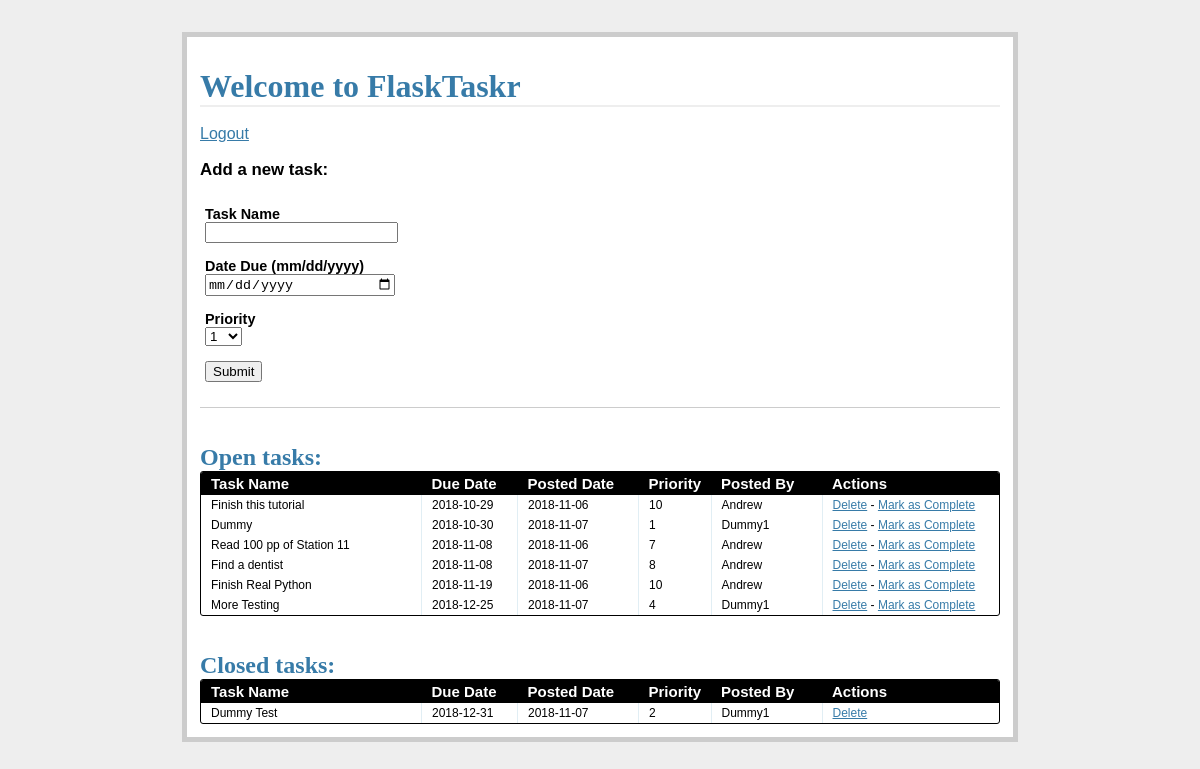
Screenshot of /tasks/ (signed in) with the database file from the repository.
### models.py (models this page shows, shortened)
class Task(db.Model):
    __tablename__ = "tasks"
    task_id = db.Column(db.Integer, primary_key=True)
    name = db.Column(db.String, nullable=False)
    due_date = db.Column(db.Date, nullable=False)
    priority = db.Column(db.Integer, nullable=False)
    posted_date = db.Column(db.Date, default=datetime.datetime.utcnow())
    user_id = db.Column(db.Integer, db.ForeignKey('users.id'))
    status = db.Column(db.Integer)

class User(db.Model):
    __tablename__ = 'users'
    id = db.Column(db.Integer, primary_key=True)
    name = db.Column(db.String, unique=True, nullable=False)
    email = db.Column(db.String, unique=True, nullable=False)
    password = db.Column(db.String, nullable=False)
    tasks = db.relationship('Task', backref='poster')

### views.py (the view)
@app.route('/tasks/')
@login_required
def tasks():
    open_tasks = db.session.query(Task) \
        .filter_by(status='1').order_by(Task.due_date.asc())
    closed_tasks = db.session.query(Task) \
        .filter_by(status='0').order_by(Task.due_date.asc())
    return render_template(
        'tasks.html',
        form=AddTaskForm(request.form),
        open_tasks=open_tasks,
        closed_tasks=closed_tasks
    )

### forms.py
class AddTaskForm(Form):
    task_id = IntegerField()
    name = StringField('Task Name', validators=[DataRequired()])
    due_date = DateField(
        'Date Due (mm/dd/yyyy)',
        validators=[DataRequired()],
        format = '%m/%d/%Y'
    )
    priority = SelectField(
        'Priority',
        validators=[DataRequired()],
        choices=[
            ('1', '1'), ('2', '2'), ('3', '3'), ('4', '4'), ('5', '5'),
            ('6', '6'), ('7', '7'), ('8', '8'), ('9', '9'), ('10', '10')
        ]
    )
    status = IntegerField('Status')

### views.py (called while the page is built)
def login_required(test):
    @wraps(test)
    def wrap(*args, **kwargs):
        if 'logged_in' in session:
            return test(*args, **kwargs)
        else:
            flash("You need to log in first")
            return redirect(url_for('login'))
    return wrap

### templates/tasks.html (shortened to what this page needs)
{% extends "_base.html" %}
{% block content %}
<h1>Welcome to FlaskTaskr</h1>
<br>
<a href="{{ url_for('logout') }}">Logout</a>
<div class="add-task">
  <h3>Add a new task:</h3>
  <form action="{{ url_for('new_task') }}" method="post" class="inline-form">
    <div class="input-group">
      {{ form.name.label }}
      {{ form.name }}
    </div>
    <div class="input-group">
      {{ form.due_date.label }}
      {{ form.due_date }}
    </div>
    <div class="input-group">
      {{ form.priority.label }}
      {{ form.priority }}
    </div>
    <div class="input-group">
      <button type="submit">Submit</button>
    </div>
  </form>
</div>
<div class="entries">
  <br>
  <br>
  <h2>Open tasks:</h2>
  <div class="datagrid">
    <table>
      <thead>
        <tr>
          <th width="200px"><strong>Task Name</strong></th>
          <th width="75px"><strong>Due Date</strong></th>
          <th width="100px"><strong>Posted Date</strong></th>
          <th width="50px"><strong>Priority</strong></th>
          <th width="90px"><strong>Posted By</strong></th>
          <th><strong>Actions</strong></th>
        </tr>
      </thead>
      {% for task in open_tasks %}
        <tr>
          <td width="200px">{{ task.name }}</td>
          <td width="75px">{{ task.due_date }}</td>
          <td width="100px">{{ task.posted_date }}</td>
          <td width="50px">{{ task.priority }}</td>
          <td width="90px">{{ task.poster.name }}</td>
          <td>
            <a href="{{ url_for('delete_entry', task_id = task.task_id) }}">Delete</a>  -
            <a href="{{ url_for('complete', task_id = task.task_id) }}">Mark as Complete</a>
          </td>
        </tr>
      {% endfor %}
    </table>
  </div>
</div>
<br>
<br>
<div class="entries">
  <h2>Closed tasks:</h2>
  <div class="datagrid">
    <table>
      <thead>
        <tr>
          <th width="200px"><strong>Task Name</strong></th>
          <th width="75px"><strong>Due Date</strong></th>
          <th width="100px"><strong>Posted Date</strong></th>
          <th width="50px"><strong>Priority</strong></th>
          <th width="90px"><strong>Posted By</strong></th>
          <th><strong>Actions</strong></th>
        </tr>
      </thead>
      {% for task in closed_tasks %}
        <tr>
          <td width="200px">{{ task.name }}</td>
          <td width="75px">{{ task.due_date }}</td>
          <td width="100px">{{ task.posted_date }}</td>
          <td width="50px">{{ task.priority }}</td>
          <td width="90px">{{ task.poster.name }}</td>
          <td>
             <a href="{{ url_for('delete_entry', task_id = task.task_id) }}">Delete</a>
          </td>
        </tr>
      {% endfor %}
    </table>
  </div>
</div>
{% endblock %}

### templates/_base.html (shortened to what this page needs)
<!DOCTYPE html>
<html lang="en">
<head>
    <link rel="stylesheet" href="{{ url_for('static', filename='css/main.css') }}">
</head>
<body>
    <div class="page">
        <br>
        {% block content %}
        {% endblock %}
    </div>
</body>
</html>

### static/css/main.css (style rules this page uses)
body { font-family: sans-serif; background: #eee; }
a, h1, h2 { color: #377BA8; }
h1, h2 { font-family: 'Georgia', serif; margin: 0; }
h1 { border-bottom: 2px solid #eee; }
h2 { font-size: 1.5em; }
label { display: block; font-weight: bold; }
.page { margin: 2em auto; width: 50em; border: 5px solid #ccc; padding: 0.8em; background: white; }
.entries { list-style: none; margin: 0; padding: 0; }
.add-task { font-size: 0.9em; border-bottom: 1px solid #ccc; }
.input-group { margin-bottom: 15px; }
.datagrid table { border-collapse: collapse; text-align: left; width: 100%; }
.datagrid { background: #fff; overflow: hidden; border: 1px solid #000000; border-radius: 3px; }
.datagrid table td, .datagrid table th { padding: 3px 10px; }
.datagrid table thead th { background-color:#000000; color:#FFFFFF; font-size: 15px; font-weight: bold; }
.datagrid table thead th:first-child { border: none; }
.datagrid table tbody td { color: #000000; border-left: 1px solid #E1EEF4; font-size: 12px; font-weight: normal; }
.datagrid table tbody td:first-child { border-left: none; }
.datagrid table tbody tr:last-child td { border-bottom: none; }
.inline-form { display: inline-block; margin: 10px 5px; }
.input-group input { width: 100% }

### rows the page displays
Task: name "Finish this tutorial", due_date "2018-10-29", posted_date "2018-11-06", priority "10", poster.name "Andrew"
Task: name "Dummy", due_date "2018-10-30", posted_date "2018-11-07", priority "1", poster.name "Dummy1"
Task: name "Read 100 pp of Station 11", due_date "2018-11-08", posted_date "2018-11-06", priority "7", poster.name "Andrew"
Task: name "Find a dentist", due_date "2018-11-08", posted_date "2018-11-07", priority "8", poster.name "Andrew"
Task: name "Finish Real Python", due_date "2018-11-19", posted_date "2018-11-06", priority "10", poster.name "Andrew"
Task: name "More Testing", due_date "2018-12-25", posted_date "2018-11-07", priority "4", poster.name "Dummy1"
Task: name "Dummy Test", due_date "2018-12-31", posted_date "2018-11-07", priority "2", poster.name "Dummy1"
